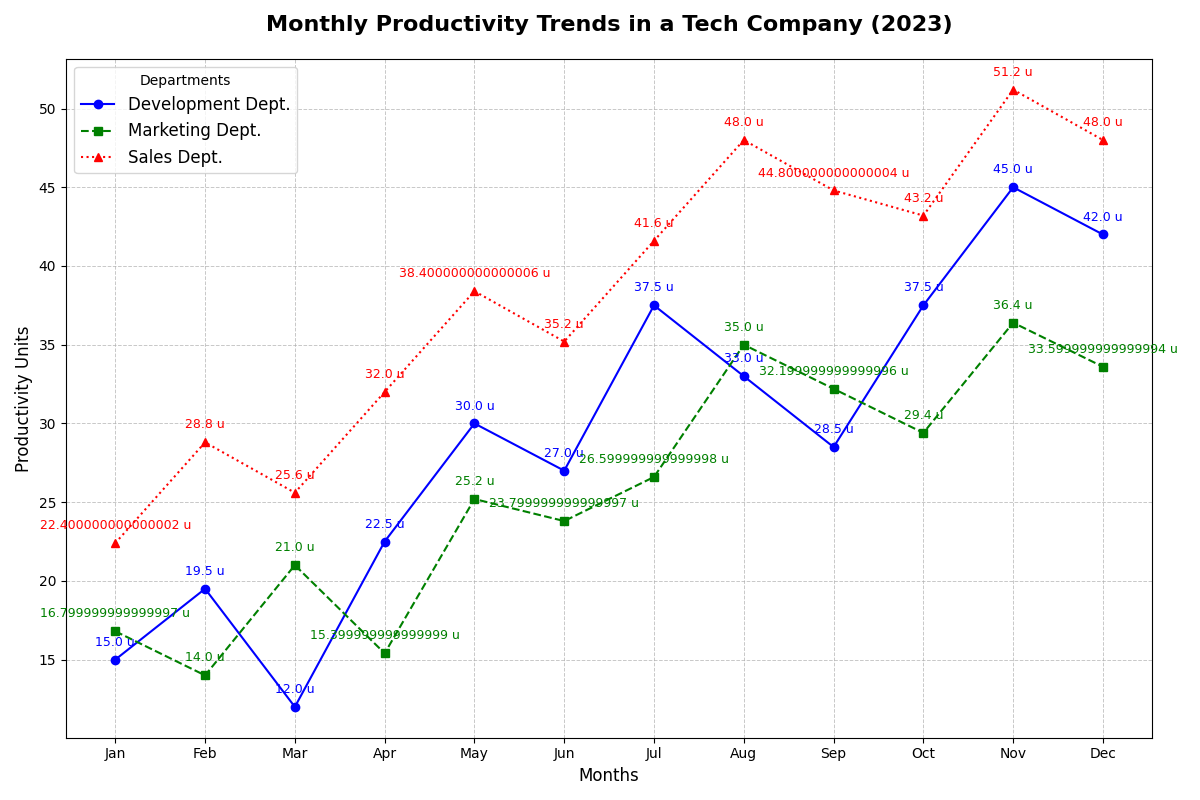

Source code (Python):
import matplotlib.pyplot as plt
import numpy as np

# Backstory:
# The chart represents the productivity trends of three departments over a period of one year at a tech company.
# Each department's monthly productivity (in arbitrary units) is tracked and displayed.

# Define the months and departments
months = ['Jan', 'Feb', 'Mar', 'Apr', 'May', 'Jun', 'Jul', 'Aug', 'Sep', 'Oct', 'Nov', 'Dec']
departments = ['Development', 'Marketing', 'Sales']

# Productivity data explicitly constructed
prod_development = [i * 1.5 for i in [10, 13, 8, 15, 20, 18, 25, 22, 19, 25, 30, 28]]
prod_marketing = [i * 1.4 for i in [12, 10, 15, 11, 18, 17, 19, 25, 23, 21, 26, 24]]
prod_sales = [i * 1.6 for i in [14, 18, 16, 20, 24, 22, 26, 30, 28, 27, 32, 30]]

# Create the figure and axis
fig, ax = plt.subplots(figsize=(12, 8))

# Plot the data for each department
ax.plot(months, prod_development, marker='o', linestyle='-', color='blue', label='Development Dept.')
ax.plot(months, prod_marketing, marker='s', linestyle='--', color='green', label='Marketing Dept.')
ax.plot(months, prod_sales, marker='^', linestyle=':', color='red', label='Sales Dept.')

# Set the title, labels, and legend
ax.set_title('Monthly Productivity Trends in a Tech Company (2023)', fontsize=16, fontweight='bold', pad=20)
ax.set_ylabel('Productivity Units', fontsize=12)
ax.set_xlabel('Months', fontsize=12)
ax.legend(title='Departments', fontsize=12, loc='upper left')

# Adding grid and customizing it
ax.grid(True, which='both', linestyle='--', linewidth=0.7, alpha=0.7)

# Annotate key points
for i, month in enumerate(months):
    ax.annotate(f"{prod_development[i]} u", (month, prod_development[i]), textcoords="offset points", xytext=(0,10), ha='center', fontsize=9, color='blue')
    ax.annotate(f"{prod_marketing[i]} u", (month, prod_marketing[i]), textcoords="offset points", xytext=(0,10), ha='center', fontsize=9, color='green')
    ax.annotate(f"{prod_sales[i]} u", (month, prod_sales[i]), textcoords="offset points", xytext=(0,10), ha='center', fontsize=9, color='red')

# Automatically adjust layout to prevent label overlap
plt.tight_layout()

# Show the plot
plt.show()
